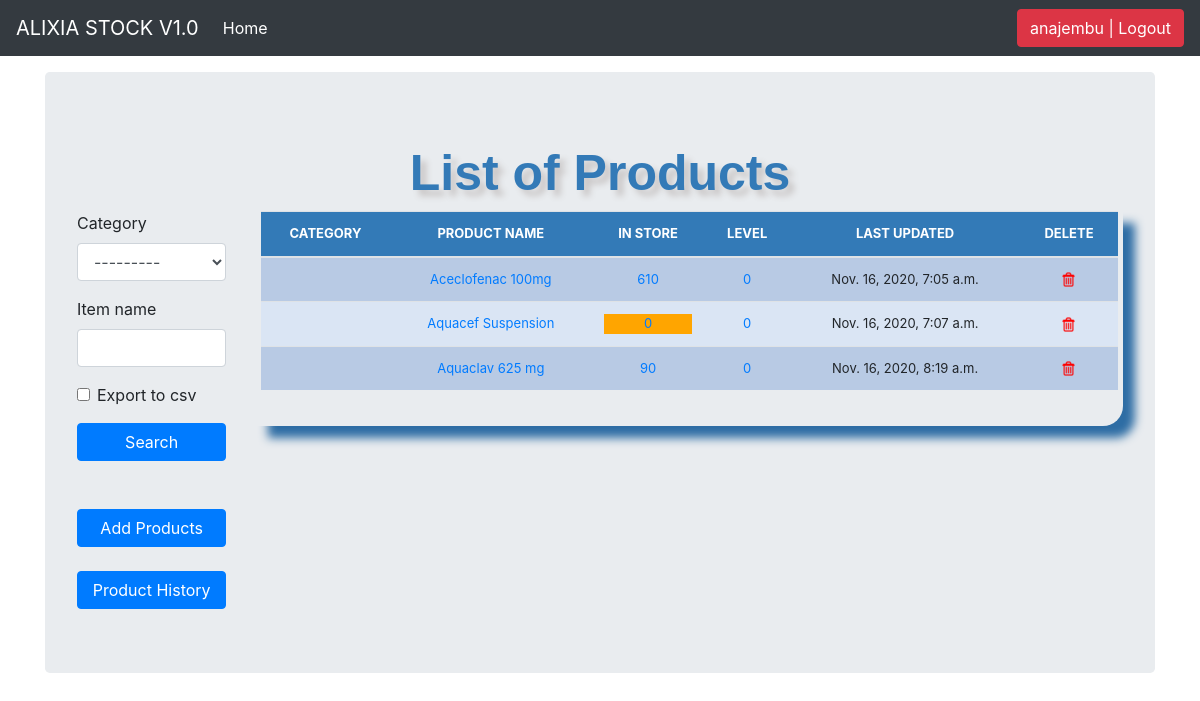
The page /list_items/ (signed in) on the database as committed earlier.
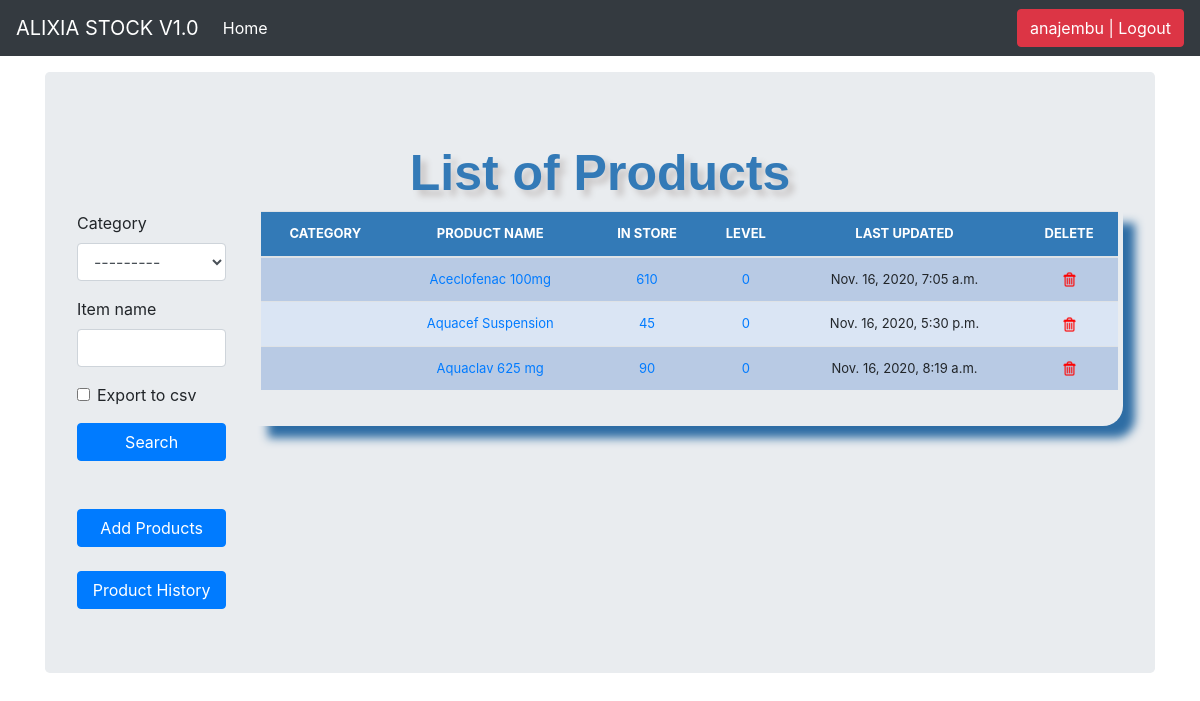
The same page on the database as committed later.
### stockmanager/models.py (models this page shows, shortened)
class Stock(models.Model):
	category = models.ForeignKey(Category, on_delete=models.CASCADE, blank=True)
	item_name = models.CharField(max_length=50, blank=True, null=True)
	quantity = models.IntegerField(default='0', blank=False, null=True)
	receive_quantity = models.IntegerField(default='0', blank=True, null=True)
	receive_by = models.CharField(max_length=50, blank=True, null=True)
	issue_quantity = models.IntegerField(default='0', blank=True, null=True)
	issue_by = models.CharField(max_length=50, blank=True, null=True)
	issue_to = models.CharField(max_length=50, blank=True, null=True)
	phone_number = models.CharField(max_length=50, blank=True, null=True)
	created_by = models.CharField(max_length=50, blank=True, null=True)
	reorder_level = models.IntegerField(default='0', blank=True, null=True)
	last_updated = models.DateTimeField(auto_now_add=False, auto_now=True)
	timestamp = models.DateTimeField(auto_now_add=True, auto_now=False)

### stockmanager/views.py (the view, shortened to what this page needs)
# urls.py: path('list_items/', views.list_items, name='list_items'),
@login_required
def list_items(request):
	header = 'List of Products'
	form = StockSearchForm(request.POST or None)
	queryset = Stock.objects.all()
	context = {
		"header": header,
		"queryset": queryset,
		"form": form,
	}
	return render(request, "list_items.html",context)

### stockmanager/forms.py
class StockSearchForm(forms.ModelForm):
   export_to_CSV = forms.BooleanField(required = False)
   class Meta:
     model = Stock
     fields = ['category', 'item_name']

### stockmanager/templates/list_items.html (shortened to what this page needs)
{% load static %}
{% load crispy_forms_tags %}
<!DOCTYPE html>
<html lang="en">
  <head>
<link href="{% static 'css/stylesheet.css' %}" rel="stylesheet">
<link href="{% static 'css/bootstrap.min.css' %}" rel="stylesheet">
    <link href="{% static 'css/navbar-top-fixed.css' %}" rel="stylesheet">
  </head>
  <body>
  {% include 'navbar.html' %}
<main role="main" class="container">
  <div class="jumbotron">
    <div class="header">{{header}}</div>
    <div class="row">
    	<div class="col-sm-2">
			<form method='POST' action=''>{% csrf_token %}
			   {{form|crispy}}
			   <input class="btn btn-primary mybutton" type="submit" value='Search'/>
			</form>
			<br><br>
			<a href="/add_items"><div class="btn btn-primary mybutton">Add Products</div></a><br><br>
      		<a href="/list_history"><div class="btn btn-primary mybutton">Product History</div></a><br>
		</div>
			<br>
		<div class="col-sm-10">
			    <div class="display_table">
				    <table class='table'>
				        <thead>
				          <tr>
				            <th>CATEGORY</th>
				            <th>PRODUCT NAME</th>
				            <th>IN STORE</th>
				            <th>LEVEL</th>
				            <th>LAST UPDATED</th>
				            <th>DELETE</th>
				          </tr>
				        </thead>
				      {% for instance in queryset %}
				          <tr>
				            <td>{{instance.category}}</td>
				            <td><a href="{% url 'update_items' instance.id %}">{{instance.item_name}}</a></td>
				            <td>
							  {% if instance.quantity <= instance.reorder_level %}
								  <div style="background-color: orange;">
								  	<a href="{% url 'stock_detail' instance.id %}">{{instance.quantity}}</a>
								  </div>
							  {% else %}
							  	<a href="{% url 'stock_detail' instance.id %}">{{instance.quantity}}</a>
							  {% endif %}
							</td>
							<td><a href="{% url 'reorder_level' instance.id %}">{{instance.reorder_level}}</a></td>
				            <td>{{instance.last_updated}}</td>
				            <td><a href="{% url 'delete_items' instance.id %}"><img src="{% static 'img/delete.png' %}"></a></td>
				          </tr>
				      {% endfor %}
				    </table>
				</div>
		</div>
	</div>
  </div>
</main>
      </body>
</html>

Rows that differ between the two databases and show on the page:
changed Stock "Aquacef Suspension": last_updated "Nov. 16, 2020, 7:07 a.m." → "Nov. 16, 2020, 5:30 p.m."; quantity "0" → "45"
